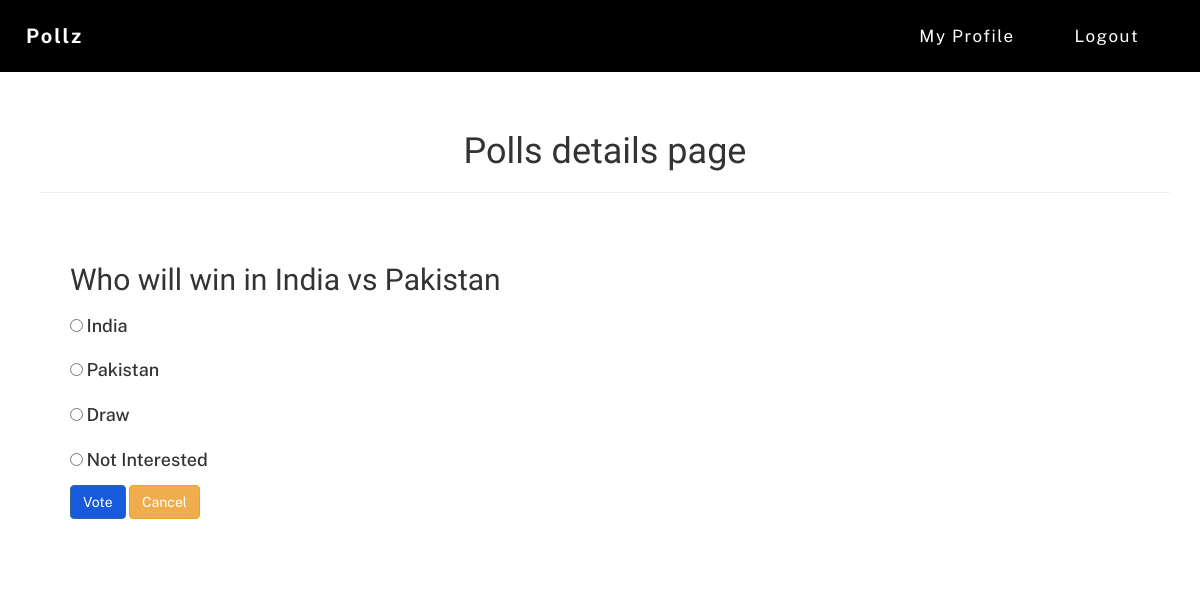
The page /vote/1 (signed in) on the database its author committed.
### polls/models.py (models this page shows)
class Poll(models.Model):
    id = models.AutoField(primary_key=True)
    username = models.CharField(max_length=50)
    topic = models.CharField(max_length=1000)
    choice_one = models.CharField(max_length=1000)
    choice_two = models.CharField(max_length=1000)
    choice_three = models.CharField(max_length=1000)
    choice_four = models.CharField(max_length=1000)
    choice_one_vote = models.IntegerField(max_length=100)
    choice_two_vote = models.IntegerField(max_length=100)
    choice_three_vote = models.IntegerField(max_length=100)
    choice_four_vote = models.IntegerField(max_length=100)
    poll_date = models.DateField()
    poll_status = models.BooleanField()

### polls/views.py (the view)
# urls.py: path('vote/<int:id>',views.vote,name="vote"),
def vote(request,id):
    if request.method == 'POST':
        if not request.session.get('username'):
            return redirect('/login')
        voted_option = request.POST.get('choice')
        print(voted_option)
        data = Poll.objects.get(id=id)
        if(voted_option == "" or voted_option == None):
            context = {
                'message' : 'Please select an option',
                'poll_data' : data
            }
            return render(request,'vote.html',context)
        checkvote_status = CheckVote.objects.filter(topic_id=id).filter(username=request.session['username'])
        print(checkvote_status)
        if checkvote_status.count() > 0:
            context = {
                'message' : 'You have already Voted',
                'poll_data': data
            }
            return render(request,'vote.html',context)
        data = Poll.objects.filter(id=id)
        for poll_data in data.iterator():
            if voted_option == poll_data.choice_one:
                Poll.objects.filter(id=id).update(choice_one_vote = F('choice_one_vote')+1)
                checkvote = CheckVote(username=request.session['username'],topic_id=id)
                checkvote.save()
                return redirect('/')
                break
            if voted_option == poll_data.choice_two:
                Poll.objects.filter(id=id).update(choice_two_vote = F('choice_two_vote')+1)
                checkvote = CheckVote(username=request.session['username'],topic_id=id)
                checkvote.save()
                return redirect('/')
                break
            if voted_option == poll_data.choice_three:
                Poll.objects.filter(id=id).update(choice_three_vote = F('choice_three_vote')+1)
                checkvote = CheckVote(username=request.session['username'],topic_id=id)
                checkvote.save()
                return redirect('/')
                break
            if voted_option == poll_data.choice_four:
                Poll.objects.filter(id=id).update(choice_four_vote = F('choice_four_vote')+1)
                checkvote = CheckVote(username=request.session['username'],topic_id=id)
                checkvote.save()
                return redirect('/')
                break
        return redirect('/')
    else:
        if not request.session.get('username'):
            return redirect('/login')
        data = Poll.objects.get(id=id)
        context={
        'poll_data':data
        }
        return render(request,'vote.html',context)

### templates/vote.html (shortened to what this page needs)
<html lang="en">
  <head>
    <link rel="stylesheet" href="https://maxcdn.bootstrapcdn.com/bootstrap/3.3.7/css/bootstrap.min.css">
    <link rel="stylesheet" href="/static/main.css">
  </head>
  <body onload="getQr()">
    <nav id="postoblog-logo" class="navbar">
        <div class="container-fluid">
            <div class="navbar-header">
                <a id="logo" class="navbar-brand" href="/">Pollz</a>
            </div>
            <div class="collapse navbar-collapse" id="myNavbar">
                <ul id="link" class="nav navbar-nav navbar-right">
                    <li class="nav-item link1"><a href="/profile">
                        My Profile
                    </a>
                    </li>
                    <li class="nav-item link1"><a href="/logout">
                            Logout
                        </a>
                    </li>
                    </ul>
                </div>
        </div>
    </nav>
    <div class="container" style="padding: 2rem 2rem; margin: 20px;">
            <h1><center>Polls details page</center></h1>
        <hr>
        <div class="child" style="display:inline-block;padding:30px">
        <h2 class="mt-3 mb-3">{{ poll_data.topic }}</h2>
        <form action="" method="POST">
            <input type="radio" name="choice" id="" value="{{poll_data.choice_one}}">
            <label for="choice"><h4>{{poll_data.choice_one}}</h4></label>
            <br>
            <input type="radio" name="choice" id="" value="{{poll_data.choice_two}}">
            <label for="choice"><h4>{{poll_data.choice_two}}</h4></label>
            <br>
            <input type="radio" name="choice" id="" value="{{poll_data.choice_three}}">
            <label for="choice"><h4>{{poll_data.choice_three}}</h4></label>
            <br>
            <input type="radio" name="choice" id="" value="{{poll_data.choice_four}}">
            <label for="choice"><h4>{{poll_data.choice_four}}</h4></label>
            <br>
            <input type="submit" value="Vote" class="btn btn-primary mt-3">
            <a class="btn btn-warning mt-3" href="/" role="button">Cancel</a>
        </form>
        </div>
    </div>
  </body>
</html>

### static/main.css (style rules this page uses)
html { height: 100%; }
body { position: absolute; top: 0; bottom: 0; right: 0; left: 0; margin: auto; font-family: "Public Sans", sans-serif; }
h1, h2 { font-family: "Signika Negative", sans-serif; }
#postoblog-logo { border-radius: 0px; background: black; padding: 10px; font-size: 17px; margin-bottom: 0px; }
#logo { font-size: 20px; font-weight: bolder; color: #fff; letter-spacing: 2px; }
#link a { color: #fff; margin: 0 20px 0 10px; letter-spacing: 1.5px; }
.btn-primary, .dropdown-menu { background-color: #185adb; }
label { font-weight: 600; }

### rows shown on the page
Poll: topic "Who will win in India vs Pakistan", choice_one "India", choice_two "Pakistan", choice_three "Draw", choice_four "Not Interested"
